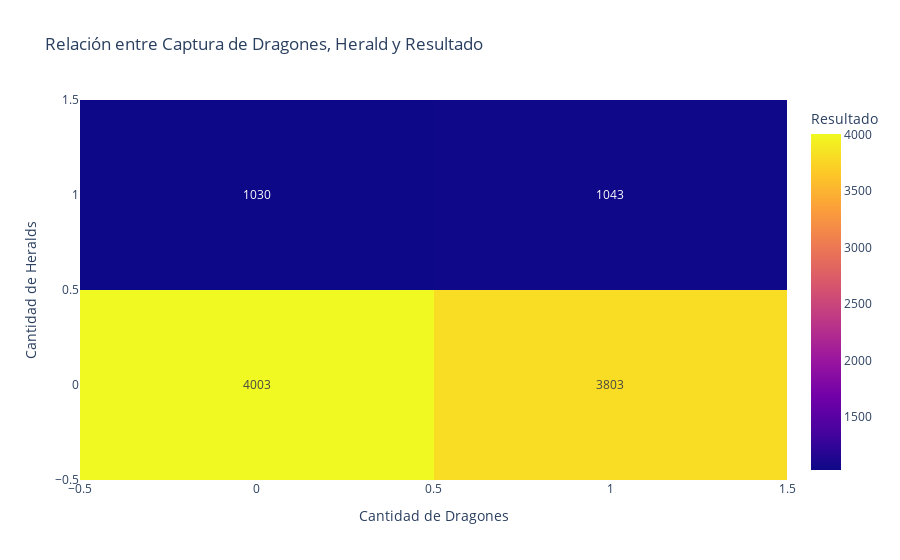

Source (notebook cell):
### Code cell
# Crear un gráfico de heatmap para mostrar la relación
fig = px.density_heatmap(data.loc[data["WinTags"]=="Win"], x='Dragons', y='Heralds', text_auto=True,
                         title="Relación entre Captura de Dragones, Herald y Resultado")

# Personalizar el gráfico
fig.update_layout(
    xaxis_title="Cantidad de Dragones",
    yaxis_title="Cantidad de Heralds",
    coloraxis_colorbar_title="Resultado",
)

# Mostrar el gráfico
fig.show()
fig.write_html(path_base + r"\\static\html\Hypothesis_002.html")
fig.write_image(path_base + r"\\static\img\Hypothesis_002.png")

### Figure 1 — Plotly figure (JSON) as saved in the notebook; plotly's stock layout.template omitted (floating-point values rounded to 4 significant figures; data arrays with more than 128 entries replaced by an {"elided": "..."} marker saying what was removed)
{"data": [{"coloraxis": "coloraxis", "hovertemplate": "Dragons=%{x}<br>Heralds=%{y}<br>count=%{z}<extra></extra>", "name": "", "texttemplate": "%{z}", "type": "histogram2d", "x": {"elided": "9879 int values"}, "xaxis": "x", "xbingroup": "x", "y": {"elided": "9879 int values"}, "yaxis": "y", "ybingroup": "y"}], "layout": {"coloraxis": {"colorbar": {"title": {"text": "Resultado"}}, "colorscale": [[0, "#0d0887"], [0.1111, "#46039f"], [0.2222, "#7201a8"], [0.3333, "#9c179e"], [0.4444, "#bd3786"], [0.5556, "#d8576b"], [0.6667, "#ed7953"], [0.7778, "#fb9f3a"], [0.8889, "#fdca26"], [1, "#f0f921"]]}, "legend": {"tracegroupgap": 0}, "title": {"text": "Relación entre Captura de Dragones, Herald y Resultado"}, "xaxis": {"anchor": "y", "domain": [0, 1], "title": {"text": "Cantidad de Dragones"}}, "yaxis": {"anchor": "x", "domain": [0, 1], "title": {"text": "Cantidad de Heralds"}}}}
